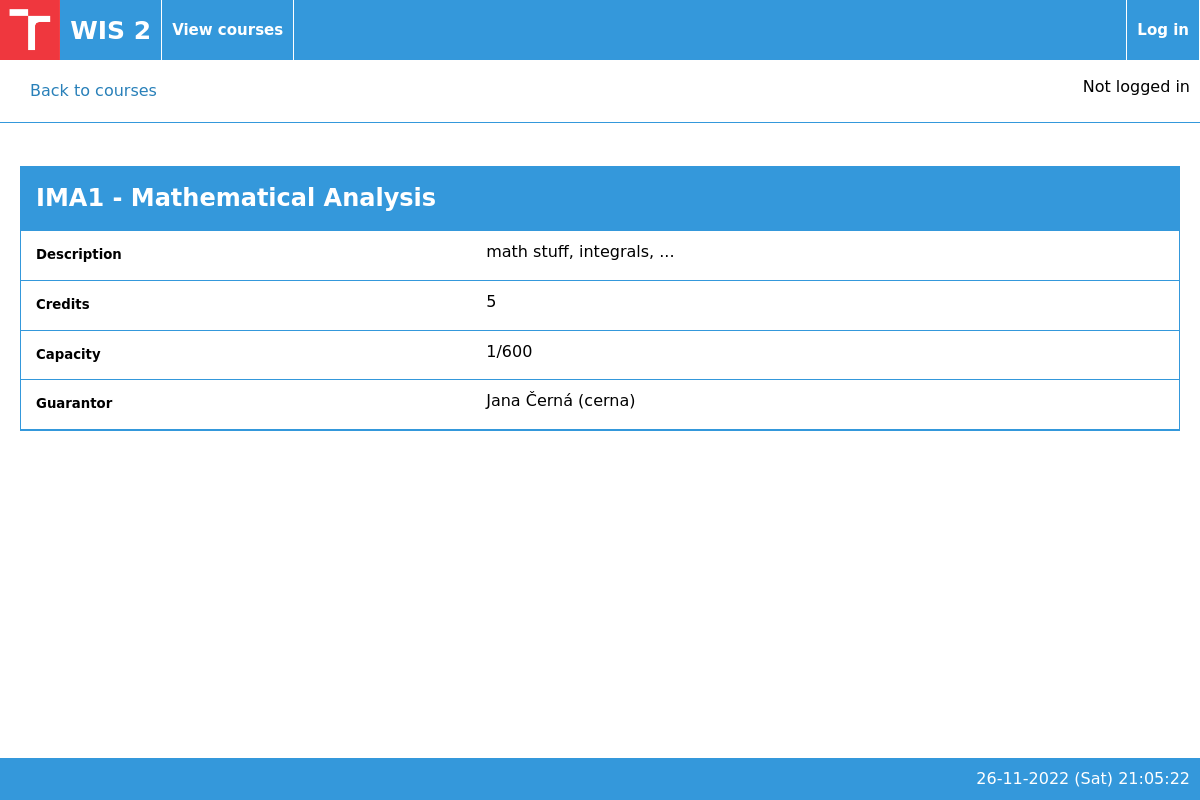
/www/html/detailcourse.php?courseID=2, run on the app's committed database.
### tables this page shows
CREATE TABLE Course (
    courseID INTEGER NOT NULL PRIMARY KEY AUTO_INCREMENT,
    courseName VARCHAR(128) UNIQUE NOT NULL,
    courseFullName VARCHAR(128),
    courseDescription TEXT,
    courseState INTEGER NOT NULL,
    courseCredits INTEGER,
    courseCapacity INTEGER,
    courseOpen BOOLEAN
);

CREATE TABLE Account (
    accountID INTEGER PRIMARY KEY AUTO_INCREMENT NOT NULL,
    accountUsername VARCHAR(128) NOT NULL UNIQUE,
    accountPassword VARCHAR(128),
    accountRealName VARCHAR(128),
    accountAddress VARCHAR(128),
    accountDateOfBirth DATE,
    accountEmail VARCHAR(128),
    accountTeacher BOOLEAN,
    accountStudent BOOLEAN,
    accountAdmin BOOLEAN
);

### www/html/includes/courses-inc.php (called while the page is built, shortened)
<?php
function getCourseByID($courseID) {
    $conn = $GLOBALS['conn'];
    $stmt = $conn->prepare("SELECT * FROM Course WHERE courseID = ?");
    $stmt->execute([$courseID]);
    return $stmt->fetch(PDO::FETCH_OBJ);
}
function getGuarantorID($courseID) {
    $conn = $GLOBALS['conn'];
    $stmt = $conn->prepare("SELECT accountID FROM Guarantees WHERE courseID = ?");
    $stmt->execute([$courseID]);
    $result = $stmt->fetch(PDO::FETCH_OBJ);
    return $result->accountID;
}
function getCourseSignedUpNumber($courseID) {
    $conn = $GLOBALS['conn'];
    $stmt = $conn->prepare("SELECT COUNT(*) AS count FROM Attends WHERE courseID = ? AND approved = true");
    $stmt->execute([$courseID]);
    $result = $stmt->fetch(PDO::FETCH_OBJ);
    return $result->count;
}
?>

### www/html/includes/users-inc.php (called while the page is built, shortened)
<?php
 function getUserByID($uid) {
    $conn = $GLOBALS['conn'];
    $stmt = $conn->prepare("SELECT * FROM Account WHERE accountID = ?");
    $stmt->execute([$uid]);
    $user_to_return = $stmt->fetch(PDO::FETCH_OBJ);
    return $user_to_return;
}

### www/html/detailcourse.php (the view, shortened to what this page needs)
<?php
    require_once 'includes/courses-inc.php';
    require_once 'includes/users-inc.php';
    $courseID = $_GET['courseID'];
    $course = getCourseByID($courseID);
?>
<!DOCTYPE html>
<html>
<?php include_once 'templates/header.php' ?>
<?php include_once 'templates/navbar.php' ?>
<div id="button_back" ><a href=viewcourses.php>Back to courses</a></div><br/>
</section>
<section class="view_term">
<span>
<h1><?php echo $course->courseName . " - " . $course->courseFullName ?></h1>
</span>
<span>
<h5>Description</h5>
<?php echo $course->courseDescription ?>
</span>
<span>
<h5>Credits</h5>
<?php echo $course->courseCredits ?>
</span>
<span>
<h5>Capacity</h5>
<?php echo getCourseSignedUpNumber($courseID) . "/" . $course->courseCapacity?>
</span>
<span>
<h5>Guarantor</h5>
<?php
    $guarantor = getUserByID(getGuarantorID($course->courseID));
    echo $guarantor->accountRealName . " (" . $guarantor->accountUsername . ")";
?>
</span>
</section>
<?php include_once 'templates/footer.php' ?>
</html>

### www/html/css/style.css (style rules this page uses)
* { line-height: 1.4; font-family: Verdana, "DejaVu Sans", Arial, sans-serif; }
body { padding: 0; margin: 0; padding-bottom: 50px; }
#button_back { grid-column: 1; grid-row: 1; border-bottom: #3498DB 1px solid; padding: 20px 0; }
#button_back a { color: #2980B9; text-decoration: none; padding: 30px; }
.view_term { display: grid; margin: 20px; border: #3498DB 1px solid; }
.view_term span { display: grid; grid-template-columns: 40% 60%; padding: 10px; min-width: 200px; border-bottom: #3498DB 1px solid; }
.view_term span:first-child { margin: 0; background-color: #3498DB; color: #fff; }
.view_term h1,.view_term p, .view_term h5 { margin: 5px; }

### data on the page
course: courseName "IMA1", courseFullName "Mathematical Analysis", courseDescription "math stuff, integrals, ...", courseCredits "5", courseCapacity "600"
account: accountRealName "Jana Černá", accountUsername "cerna"

### other printed values
getCourseSignedUpNumber($courseID) "1"
$date_time "26-11-2022 (Sat) 21:05:22"
